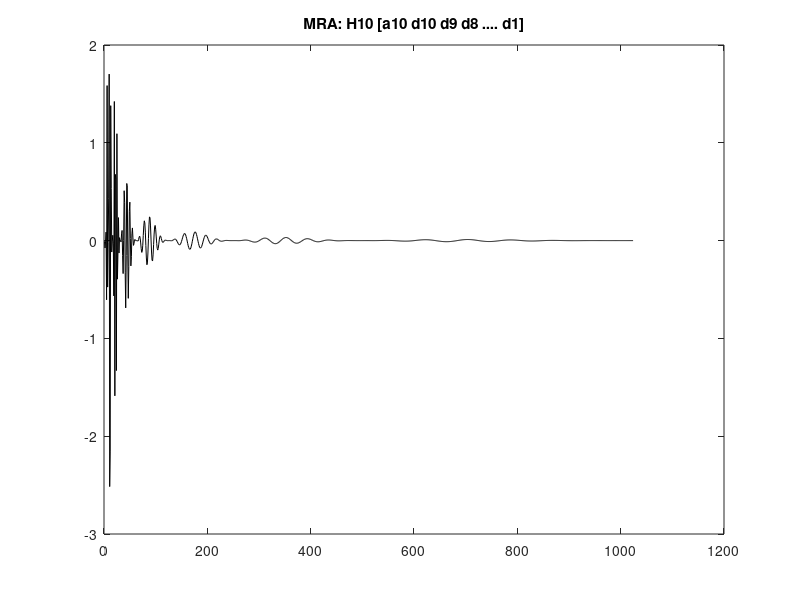
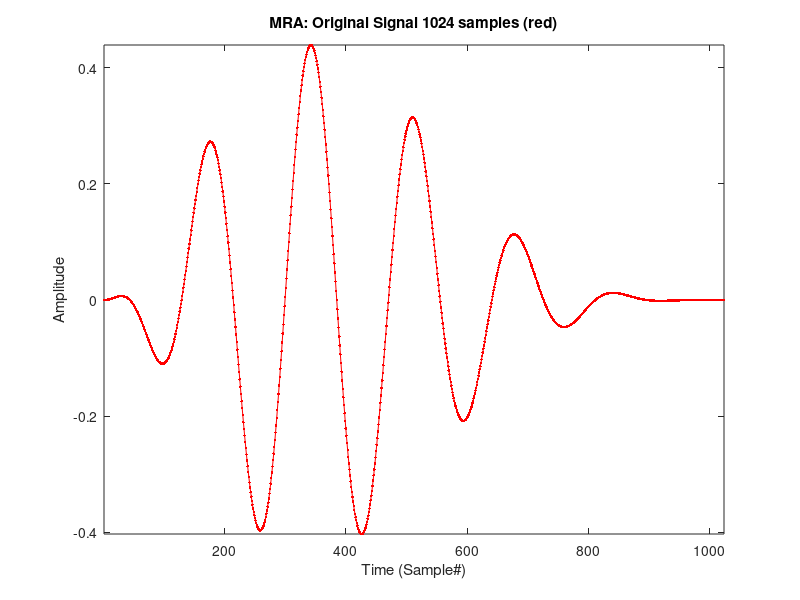
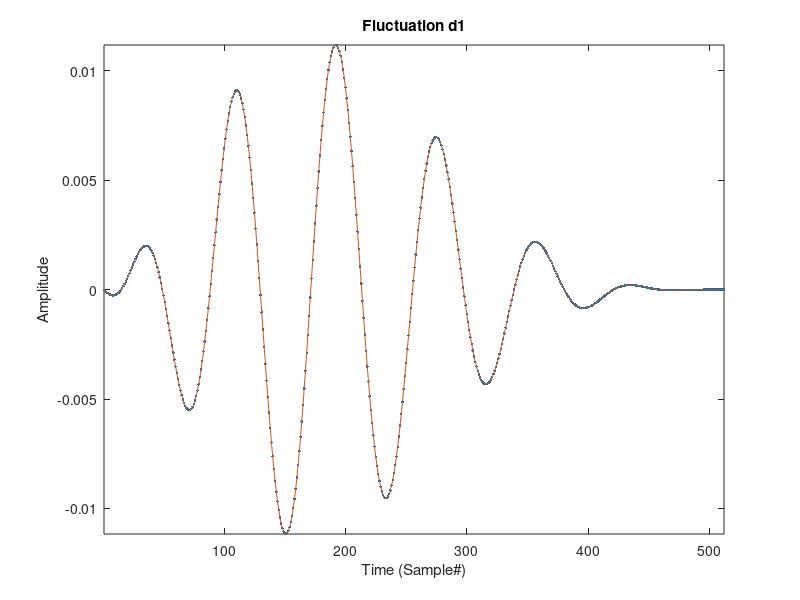
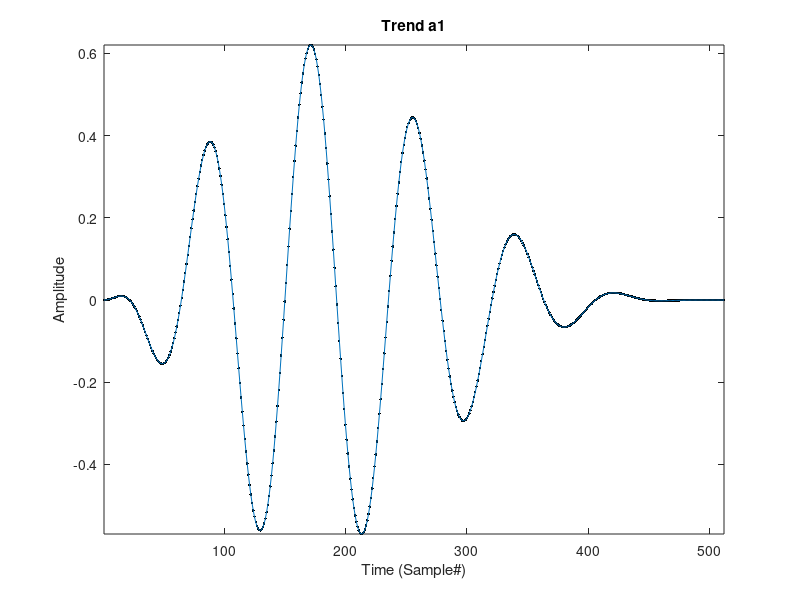

Reproduce these figures in MATLAB, in order.
% pr21_2.m
% multihaar
% Multi Resolution Analysis MRA Haar Wavelet Analysis

clear;close all

N=1024;                                 % # of points

for n=1:N;
    m=(n-1)/N;
    g(n)=20*m^2*(1-m)^4*cos(12*pi*m);
end % input signal 

for m=1:N/2;
    a1(m)=(g(2*m-1)+g(2*m))/sqrt(2);    % Use direct formulas for t and f 
    d1(m)=(g(2*m-1)-g(2*m))/sqrt(2);
end;

H1=[a1 d1];                             % The level-1 Haar transform

for m=1:N/4;
    a2(m)=(a1(2*m-1)+a1(2*m))/sqrt(2);  % Use direct formulas for t and f 
    d2(m)=(a1(2*m-1)-a1(2*m))/sqrt(2);
end;

H2=[a2 d2 d1];

for m=1:N/8;
    a3(m)=(a2(2*m-1)+a2(2*m))/sqrt(2);  % Use direct formulas for t and f 
    d3(m)=(a2(2*m-1)-a2(2*m))/sqrt(2);
end;

H3=[a3 d3 d2 d1];

for m=1:N/16;
    a4(m)=(a3(2*m-1)+a3(2*m))/sqrt(2);  % Use direct formulas for t and f 
    d4(m)=(a3(2*m-1)-a3(2*m))/sqrt(2);
end;

H4=[a4 d4 d3 d2 d1];

for m=1:N/32;
    a5(m)=(a4(2*m-1)+a4(2*m))/sqrt(2);  % Use direct formulas for t and f 
    d5(m)=(a4(2*m-1)-a4(2*m))/sqrt(2);
end;

H5=[a5 d5 d4 d3 d2 d1];

for m=1:N/64;
    a6(m)=(a5(2*m-1)+a5(2*m))/sqrt(2);  % Use direct formulas for t and f 
    d6(m)=(a5(2*m-1)-a5(2*m))/sqrt(2);
end;

H6=[a6 d6 d5 d4 d3 d2 d1];

for m=1:N/128;
    a7(m)=(a6(2*m-1)+a6(2*m))/sqrt(2);  % Use direct formulas for t and f 
    d7(m)=(a6(2*m-1)-a6(2*m))/sqrt(2);
end;

H7=[a7 d7 d6 d5 d4 d3 d2 d1];

for m=1:N/256;
    a8(m)=(a7(2*m-1)+a7(2*m))/sqrt(2);  % Use direct formulas for t and f 
    d8(m)=(a7(2*m-1)-a7(2*m))/sqrt(2);
end;

H8=[a8 d8 d7 d6 d5 d4 d3 d2 d1];

for m=1:N/512;
    a9(m)=(a8(2*m-1)+a8(2*m))/sqrt(2);  % Use direct formulas for t and f 
    d9(m)=(a8(2*m-1)-a8(2*m))/sqrt(2);
end;

H9=[a9 d9 d8 d7 d6 d5 d4 d3 d2 d1];

for m=1:N/1024;
    a10(m)=(a9(2*m-1)+a9(2*m))/sqrt(2); % Use direct formulas for t and f 
    d10(m)=(a9(2*m-1)-a9(2*m))/sqrt(2);
end;

H10=[a10 d10 d9 d8 d7 d6 d5 d4 d3 d2 d1];
figure
plot(H10,'k');
title(' MRA: H10 [a10 d10 d9 d8 .... d1] ');

% Plot a few examples;
figure
plot(g,'r.'); hold; plot(g,'r');
axis tight
xlabel ('Time (Sample#)')
ylabel ('Amplitude')
title(' MRA: Original Signal 1024 samples (red) ')
figure
plot(d1,'.'); hold; plot(d1);
axis tight
xlabel ('Time (Sample#)')
ylabel ('Amplitude')
title('Fluctuation d1')
figure
plot(a1,'k.'); hold; plot(a1)
axis tight
xlabel ('Time (Sample#)')
ylabel ('Amplitude')
title('Trend a1')
figure
plot(d6,'.'); hold; plot(d6)
axis tight
xlabel ('Time (Sample#)')
ylabel ('Amplitude')
title('Fluctuation d6')
figure
plot(a6,'k.'); hold; plot(a6)
axis tight
xlabel ('Time (Sample#)')
ylabel ('Amplitude')
title('trend a6')


